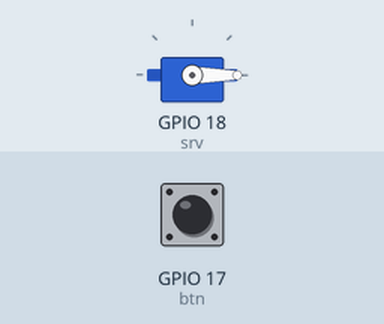
Simulated run of this program. Board: Raspberry Pi (BCM pin numbers). On the bench: servo. The inputs (shaded band) are chosen by the test bench; at power-on: GPIO 17 (btn) HIGH. Servo angles are drawn from the pulse width (0.5 ms = 0°, 2.5 ms = 180°).

Above: at 1.2 s.
1.3 s: GPIO 17 (btn) pulled LOW for 0.15 s
At 1.6 s:
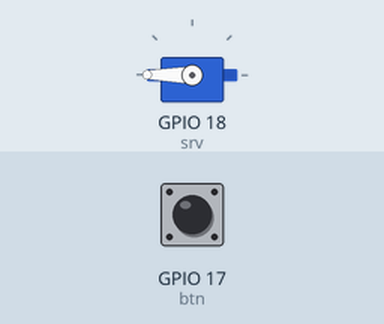
2.9 s: GPIO 17 (btn) pulled LOW for 1 s
At 4.1 s:
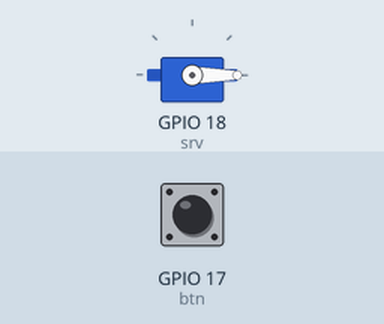
5.4 s: GPIO 17 (btn) pulled LOW for 3.2 s
At 6.0 s:
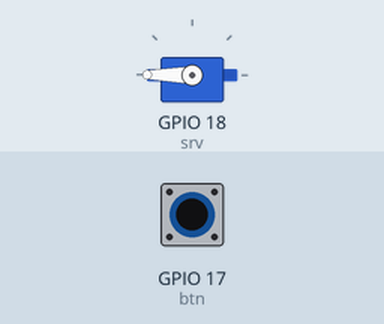
Timing chart, 0 to 8.4 s (numbered marks = the images above; inputs shaded):
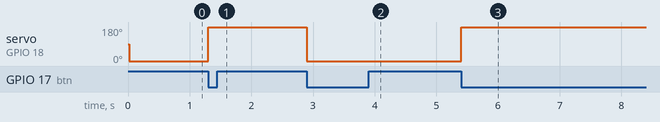

The program:

2-servo.py
```python
from gpiozero import Servo, Button
from signal import pause


btn = Button(17, bounce_time=0.05)
srv = Servo(18, min_pulse_width=0.0005, max_pulse_width=0.0025)
state_max = False
srv.min()

def toggle_srv():
	global state_max
	if state_max:
		srv.min()
	else:
		srv.max()
	state_max = not state_max

btn.when_pressed = toggle_srv

pause()
```

Measured:
- after the input at 1.3 s, servo on GPIO 18 (srv): 0° → 180° at once
- after the input at 2.9 s, servo on GPIO 18 (srv): 180° → 0° at once
- after the input at 5.4 s, servo on GPIO 18 (srv): 0° → 180° at once
